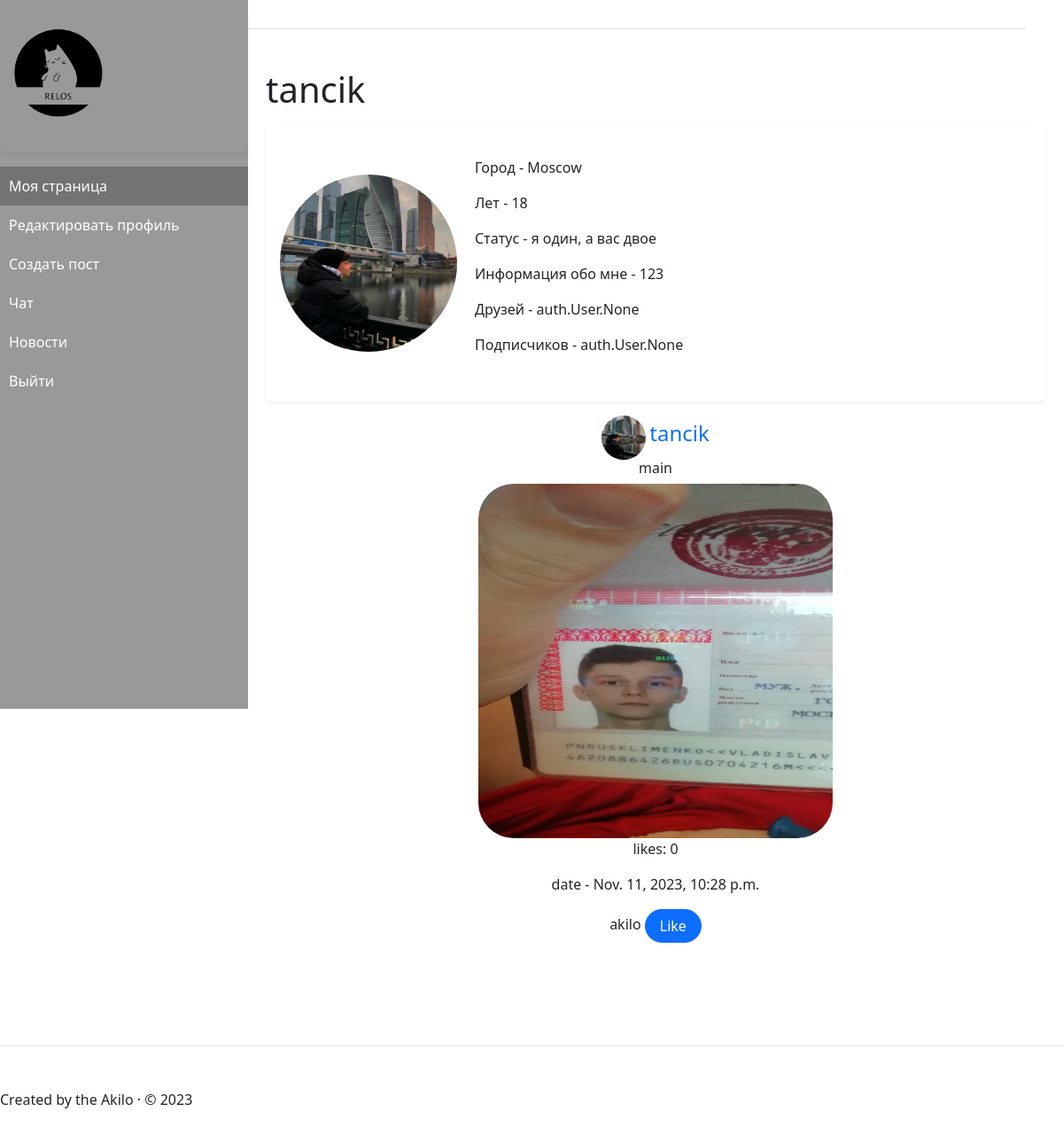
Page /profile/tancik/ (signed in) on the earlier database version.
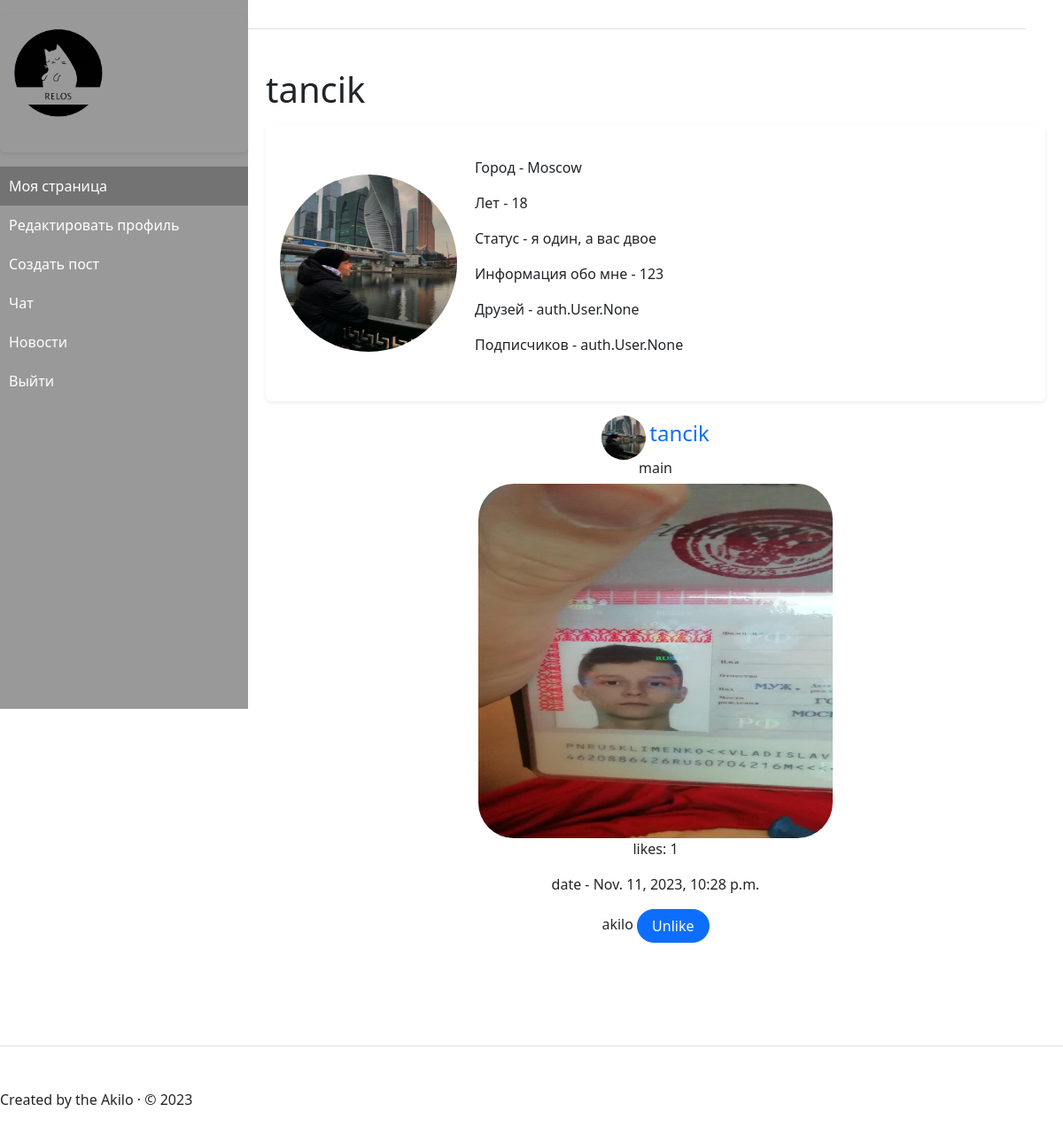
Same page on the later database version.
### profiles/models.py (models this page shows, shortened)
class UserProfile(models.Model):
    user = models.ForeignKey(User, on_delete=models.CASCADE)
    image = models.ImageField(upload_to='images/', blank=True, null=True)
    years = models.IntegerField(default=18)
    city = models.CharField(max_length=100, default='Не указано')
    status = models.CharField(max_length=100, default='Не указано')
    about_user = models.TextField(default='Не указано')
    friends = models.ManyToManyField(User, related_name='friends', blank=True)
    subscribers = models.ManyToManyField(User, related_name='subscribers', blank=True)
    subscriptions = models.ManyToManyField(User, related_name='subscriptions', blank=True)

class BlogUser(models.Model):
    user = models.ForeignKey(User, on_delete=models.CASCADE)
    title = models.CharField(max_length=100)
    likes = models.IntegerField(default=0)
    date = models.DateTimeField(auto_now_add=True)
    image = models.ImageField(upload_to='images/')
    liked_users = models.ManyToManyField(User, related_name='liked_posts', blank=True)

### profiles/views.py (the view)
# urls.py: path('<str:username>/', views.profile, name='profile'),
@login_required
def profile(request, username):
    user_info = UserProfile.objects.get(user__username=username)
    current_user = request.user
    is_current_user = current_user.username == username
    is_admin = current_user.is_superuser
    if is_current_user or is_admin:
        blog = BlogUser.objects.filter(user__username=username).order_by('-date')
        return render(request, 'profile/profile.html', { 'username': username,'user': current_user, 'user_info': user_info, 'blog': blog})
    else:
        return HttpResponse("Access Denied")

### relog/context_processors.py (called while the page is built)
def menu(request):
    menus = Menu.objects.order_by('order_by')
    return {'menus': menus}

### templates/profile/profile.html (shortened to what this page needs)
  {% extends 'base_profile.html' %}
  {% block content %}
{% load static %}
  <h1>{{ username }}</h1>
  <div class="d-flex align-items-center p-3 my-3  bg-purple rounded shadow-sm">
    {% if user_info.image %}
      <div>
            <img src="{{ user_info.image.url }}" alt="Post Image" width="200" height="200" style="border-radius: 50%;">
        </div>
    {% endif %}
    <div class="user_information">
        <p> Город - {{ user_info.city }}</p>
        <p> Лет - {{ user_info.years }}</p>
        <p> Статус - {{ user_info.status }}</p>
        <p> Информация обо мне - {{ user_info.about_user }}</p>
        <p> Друзей - {{ user_info.friends }}</p>
        <p> Подписчиков - {{ user_info.subscribers }}</p>
    </div>
  </div>
     {% for b in blog %}
    <div class="text-center">
        <a href="#" class=" align-items-center mb-3 mb-md-0 me-md-auto link-body-emphasis text-decoration-none">
            <img src="{{ user_info.image.url }}" alt="Post Image" width="50" height="50" style="border-radius: 50%;">
            <span class="fs-4">{{ b.user }}</span>
        </a>
        <h6>{{ b.title }}</h6>
        {% if b.image %}
            <img src="{{ b.image.url }}" alt="Post Image" width="400" height="400" style="border-radius: 10%;">
        {% endif %}
        <p>likes: {{ b.likes }}</p>
        <p>date - {{ b.date }}</p>
        <form method="post" action="{% url 'handle_like' username=request.user %}">
            {{ request.user}}
            {% if user in b.liked_users.all %}
                <button type="submit" name="action" value="unlike" class="btn btn-primary rounded-pill px-3">Unlike</button>
            {% else %}
                <button type="submit" name="action" value="like" class="btn btn-primary rounded-pill px-3">Like</button>
            {% endif %}
        </form>
        <br><br>
    </div>
{% endfor %}
  {% endblock %}

### templates/base_profile.html (shortened to what this page needs)
<!DOCTYPE html>
{% load static %}
<html>
<head>
    <link rel="stylesheet" href="https://cdn.jsdelivr.net/npm/bootstrap@5.2.3/dist/css/bootstrap.min.css">
</head>
<body>
    <div class="container">
    <header class="d-flex flex-wrap justify-content-center py-3 mb-4 border-bottom">
<div class="sidebar">
    <div class="d-flex align-items-center p-3 my-3  bg-purple rounded shadow-sm">
        <img class="mb-4" src="/media/images/icon.png" alt="" width="100" height="100">
    </div>
  <ul>
    <li class="active"><a href="{% url 'profile' username=user.username %}">Моя страница</a></li>
    <li><a href="{% url 'edit_profile' username=user.username %}">Редактировать профиль</a></li>
    <li><a href="{% url 'edit_post' username=user.username %}">Создать пост</a></li>
    <li><a href="/messages/{{request.user}}/">Чат</a></li>
    <li><a href="{% url 'news' username=user.username %}">Новости</a></li>
    <li><a href="/logout/">Выйти</a></li>
  </ul>
</div>
    </header>
    </div>
    <main>
      <div class="main-content">
        {% block content %}
        {% endblock %}
      </div>
    </main>
    <footer class="pt-5 my-5 text-body-secondary border-top">
    Created by the Akilo · © 2023
  </footer>
</body>
</html>

### templates/base_profile.html (style rules this page uses)
.sidebar { position: fixed; top: 0; left: 0; height: 100vh; width: 280px; background-color: #999999; }
.sidebar ul { list-style: none; padding: 0; margin: 0; }
.sidebar li { padding: 10px; }
.sidebar a { color: #fff; text-decoration: none; }
.sidebar .active { background-color: #737373; }
.main-content { margin-left: 280px; padding: 20px; }

### templates/profile/profile.html (style rules this page uses)
.user_information { padding: 20px; }

Differences in the rows shown:
changed BlogUser "main": likes "0" → "1"; text "Like" → "Unlike"
